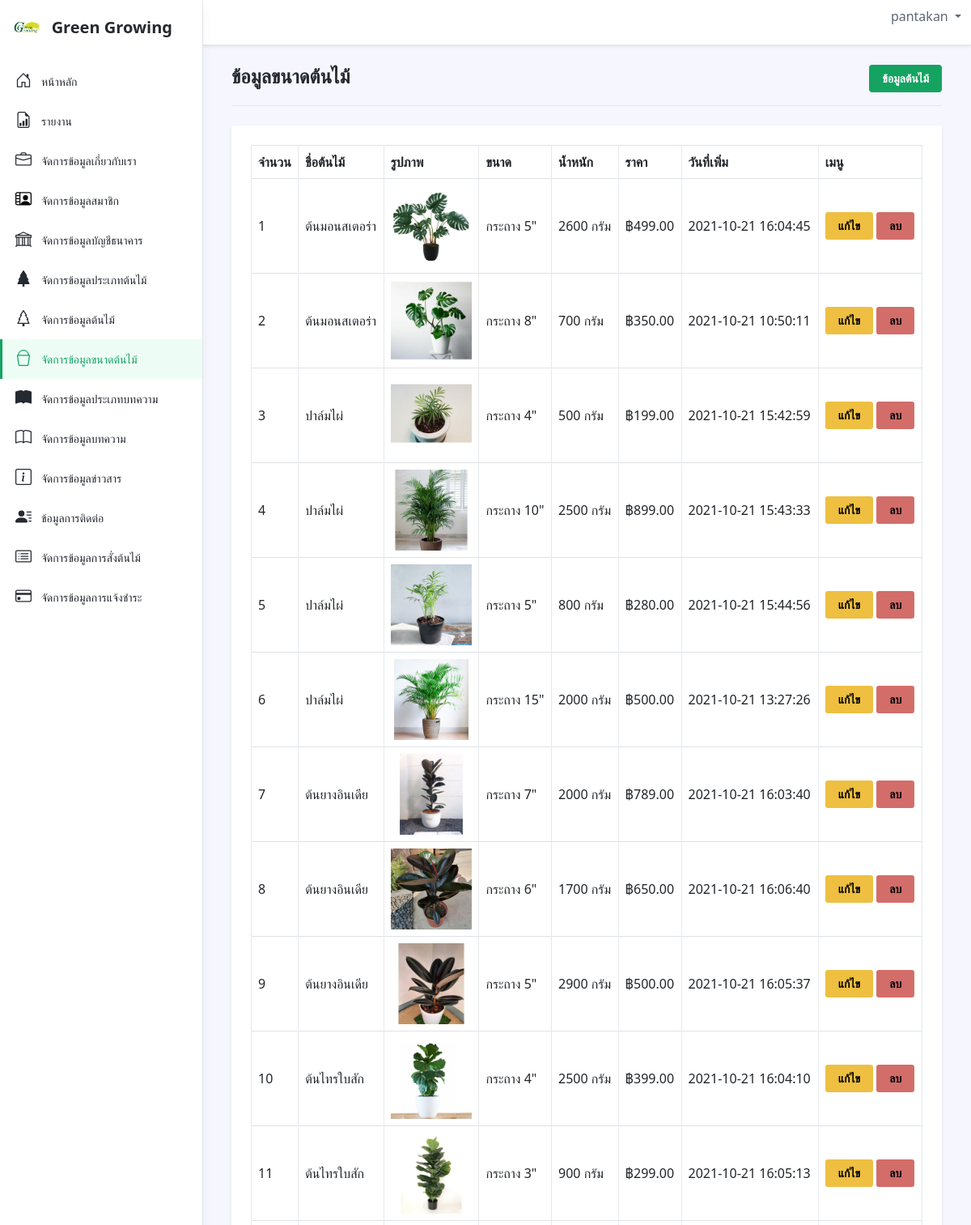
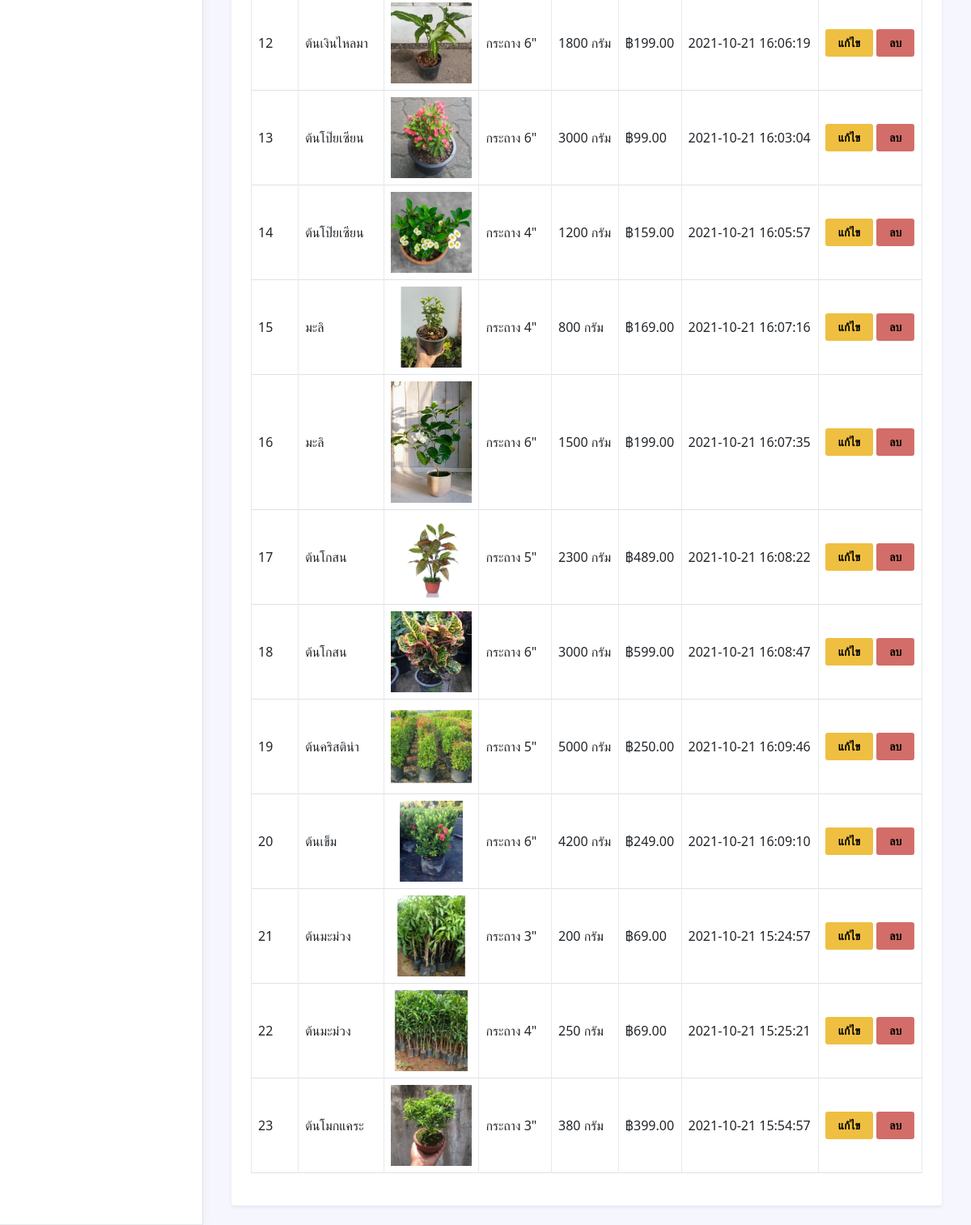
Screenshot of /admin/index.php?page=product_size (signed in) with the database file from the repository (2 pictures, top to bottom).
### tables this page shows
CREATE TABLE `db_product_size` (
  `ps_id` int(11) NOT NULL,
  `product_id` int(11) NOT NULL,
  `ps_size` varchar(20) NOT NULL,
  `ps_weight` text NOT NULL,
  `ps_price` float NOT NULL,
  `ps_number` int(11) NOT NULL,
  `ps_pic` varchar(250) NOT NULL,
  `ps_date` timestamp NOT NULL DEFAULT current_timestamp() ON UPDATE current_timestamp()
);

CREATE TABLE `db_product` (
  `product_id` int(11) NOT NULL COMMENT 'รหัสหัวข้อสินค้า',
  `pt_id` int(11) NOT NULL COMMENT 'รหัสประเภทสินค้า',
  `p_name` varchar(50) NOT NULL COMMENT 'ชื่อสินค้า',
  `p_detail` text NOT NULL,
  `p_pic` varchar(100) NOT NULL COMMENT 'ภาพสินค้า',
  `p_place` varchar(100) NOT NULL COMMENT 'สถานที่ปลูก',
  `p_view` int(11) NOT NULL,
  `p_date` timestamp NOT NULL DEFAULT current_timestamp() ON UPDATE current_timestamp() COMMENT 'วันที่'
);

### admin/product_size/index.php (the view, shortened to what this page needs)
<?php
    $sql = "SELECT *
            FROM db_product_size ps
            INNER JOIN db_product pt ON ps.product_id = pt.product_id";
    $query = mysqli_query($conn, $sql);
?>
<div class="row justify-content-between">
    <div class="col-auto">
        <h1 class="app-page-title mb-0">ข้อมูลขนาดต้นไม้</h1>
    </div>
    <div class="col-auto">
         <a href="?page=<?=$_GET['page'] = 'product'?>" class="btn app-btn-primary">ข้อมูลต้นไม้</a>
    </div>
</div>
<hr class="mb-4">
<div class="row g-4 settings-section">
<div class="col-12 col-md-12">
    <div class="app-card app-card-settings shadow-sm p-4">
        <div class="app-card-body">
            <table class="table table-hover table-bordered" id="tableadmin">
                <thead >
                    <tr>
                        <th scope="col">จำนวน</th>
                        <th scope="col">ชื่อต้นไม้</th>
                        <th scope="col">รูปภาพ</th>
                        <th scope="col">ขนาด</th>
                        <th scope="col">น้ำหนัก</th>
                        <th scope="col">ราคา</th>
                        <th scope="col">วันที่เพิ่ม</th>
                        <th scope="col">เมนู</th>
                    </tr>
                </thead>
                <tbody>
                    <?php
                        $i = 1;
                        foreach($query as $data):
                    ?>
                        <tr>
                            <td class="align-middle"><?=$i++?></td>
                            <td class="align-middle"><?=$data['p_name']?></td>
                            <td class="align-middle"><img src="upload/product_size/<?=$data['ps_pic']?>" width="100" ></td>
                            <td class="align-middle">กระถาง <?=$data['ps_size']?>"</td>
                            <td class="align-middle"><?=$data['ps_weight']?> กรัม</td>
                            <td class="align-middle">฿<?=number_format($data['ps_price'],2)?></td>
                            <td class="align-middle"><?=$data['ps_date']?></td>
                            <td class="align-middle">
                                <a href="?page=<?=$_GET['page'] = 'product_size'?>&function=update&id=<?=$data['ps_id']?>" class="btn btn-sm btn-warning">แก้ไข</a>
                                <a href="?page=<?=$_GET['page'] = 'product_size'?>&function=delete&id=<?=$data['ps_id']?>" onclick="return confirm('ลบข้อมูลขนาดต้นไม้ <?=$data['p_name']?>?')"
                                class="btn btn-sm btn-danger">ลบ</a>
                            </td>
                        </tr>
                    <?php endforeach;?>
                </tbody>
             </table>
        </div>
    </div>
</div>
</div>

### rows the page displays
db_product_size: product.p_name "ต้นมอนสเตอร่า", ps_pic (picture), ps_size "5", ps_weight "2600", ps_price "499.00", ps_date "2021-10-21 16:04:45"
db_product_size: product.p_name "ต้นมอนสเตอร่า", ps_pic (picture), ps_size "8", ps_weight "700", ps_price "350.00", ps_date "2021-10-21 10:50:11"
db_product_size: product.p_name "ปาล์มไผ่", ps_pic (picture), ps_size "4", ps_weight "500", ps_price "199.00", ps_date "2021-10-21 15:42:59"
db_product_size: product.p_name "ปาล์มไผ่", ps_pic (picture), ps_size "10", ps_weight "2500", ps_price "899.00", ps_date "2021-10-21 15:43:33"
db_product_size: product.p_name "ปาล์มไผ่", ps_pic (picture), ps_size "5", ps_weight "800", ps_price "280.00", ps_date "2021-10-21 15:44:56"
db_product_size: product.p_name "ปาล์มไผ่", ps_pic (picture), ps_size "15", ps_weight "2000", ps_price "500.00", ps_date "2021-10-21 13:27:26"
db_product_size: product.p_name "ต้นยางอินเดีย", ps_pic (picture), ps_size "7", ps_weight "2000", ps_price "789.00", ps_date "2021-10-21 16:03:40"
db_product_size: product.p_name "ต้นยางอินเดีย", ps_pic (picture), ps_size "6", ps_weight "1700", ps_price "650.00", ps_date "2021-10-21 16:06:40"
db_product_size: product.p_name "ต้นยางอินเดีย", ps_pic (picture), ps_size "5", ps_weight "2900", ps_price "500.00", ps_date "2021-10-21 16:05:37"
db_product_size: product.p_name "ต้นไทรใบสัก", ps_pic (picture), ps_size "4", ps_weight "2500", ps_price "399.00", ps_date "2021-10-21 16:04:10"
db_product_size: product.p_name "ต้นไทรใบสัก", ps_pic (picture), ps_size "3", ps_weight "900", ps_price "299.00", ps_date "2021-10-21 16:05:13"
db_product_size: product.p_name "ต้นเงินไหลมา", ps_pic (picture), ps_size "6", ps_weight "1800", ps_price "199.00", ps_date "2021-10-21 16:06:19"
db_product_size: product.p_name "ต้นโป๊ยเซียน", ps_pic (picture), ps_size "6", ps_weight "3000", ps_price "99.00", ps_date "2021-10-21 16:03:04"
db_product_size: product.p_name "ต้นโป๊ยเซียน", ps_pic (picture), ps_size "4", ps_weight "1200", ps_price "159.00", ps_date "2021-10-21 16:05:57"
db_product_size: product.p_name "มะลิ", ps_pic (picture), ps_size "4", ps_weight "800", ps_price "169.00", ps_date "2021-10-21 16:07:16"
db_product_size: product.p_name "มะลิ", ps_pic (picture), ps_size "6", ps_weight "1500", ps_price "199.00", ps_date "2021-10-21 16:07:35"
db_product_size: product.p_name "ต้นโกสน", ps_pic (picture), ps_size "5", ps_weight "2300", ps_price "489.00", ps_date "2021-10-21 16:08:22"
db_product_size: product.p_name "ต้นโกสน", ps_pic (picture), ps_size "6", ps_weight "3000", ps_price "599.00", ps_date "2021-10-21 16:08:47"
db_product_size: product.p_name "ต้นคริสติน่า", ps_pic (picture), ps_size "5", ps_weight "5000", ps_price "250.00", ps_date "2021-10-21 16:09:46"
db_product_size: product.p_name "ต้นเข็ม", ps_pic (picture), ps_size "6", ps_weight "4200", ps_price "249.00", ps_date "2021-10-21 16:09:10"
db_product_size: product.p_name "ต้นมะม่วง", ps_pic (picture), ps_size "3", ps_weight "200", ps_price "69.00", ps_date "2021-10-21 15:24:57"
db_product_size: product.p_name "ต้นมะม่วง", ps_pic (picture), ps_size "4", ps_weight "250", ps_price "69.00", ps_date "2021-10-21 15:25:21"
db_product_size: product.p_name "ต้นโมกแคระ", ps_pic (picture), ps_size "3", ps_weight "380", ps_price "399.00", ps_date "2021-10-21 15:54:57"

### other values shown
$_SESSION['user_login'] "pantakan"
